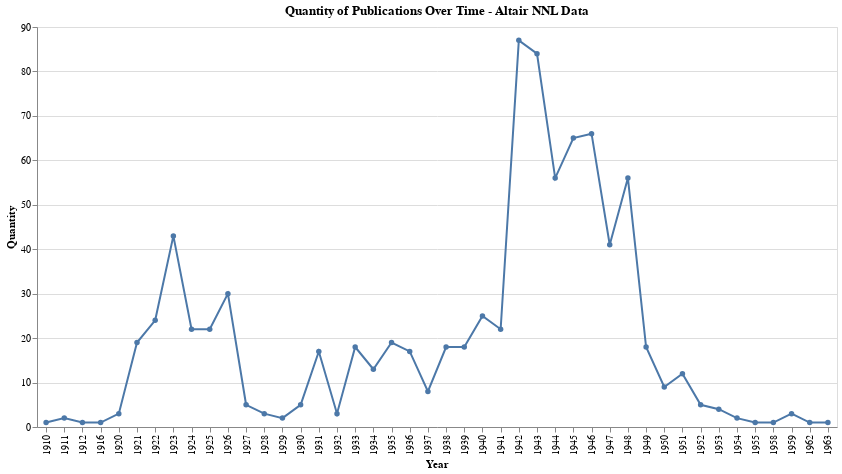

Write notebook code for a chart like this one.
### Code cell
import pandas as pd
import altair as alt

# Load the data
pl_data_df = pd.read_csv('../chroniclingamerica_csv/nnl_data.csv')

# Ensure the 'Date' column is in datetime format
pl_data_df['Date'] = pd.to_datetime(pl_data_df['date'])

# Group by year and count the number of publications
pl_data_df['Year'] = pl_data_df['Date'].dt.year
publications_per_year = pl_data_df.groupby('Year').size().reset_index(name='Quantity')

# Create the Altair chart
chart = alt.Chart(publications_per_year).mark_line(point=True).encode(
    x='Year:O',
    y='Quantity:Q',
    tooltip=['Year', 'Quantity']
).properties(
    title='Quantity of Publications Over Time - Altair NNL Data',
    width=800,
    height=400
).interactive()

chart

### Figure 1 — Vega-Lite specification as saved in the notebook (floating-point values rounded to 4 significant figures)
{"config": {"view": {"continuousWidth": 300, "continuousHeight": 300}}, "data": {"name": "data-b89a169b7f257590eb5cfc673c73342c"}, "mark": {"type": "line", "point": true}, "encoding": {"tooltip": [{"field": "Year", "type": "quantitative"}, {"field": "Quantity", "type": "quantitative"}], "x": {"field": "Year", "type": "ordinal"}, "y": {"field": "Quantity", "type": "quantitative"}}, "height": 400, "params": [{"name": "param_24", "select": {"type": "interval", "encodings": ["x", "y"]}, "bind": "scales"}], "title": "Quantity of Publications Over Time - Altair NNL Data", "width": 800, "$schema": "https://vega.github.io/schema/vega-lite/v5.8.0.json", "datasets": {"data-b89a169b7f257590eb5cfc673c73342c": [{"Year": 1910, "Quantity": 1}, {"Year": 1911, "Quantity": 2}, {"Year": 1912, "Quantity": 1}, {"Year": 1916, "Quantity": 1}, {"Year": 1920, "Quantity": 3}, {"Year": 1921, "Quantity": 19}, {"Year": 1922, "Quantity": 24}, {"Year": 1923, "Quantity": 43}, {"Year": 1924, "Quantity": 22}, {"Year": 1925, "Quantity": 22}, {"Year": 1926, "Quantity": 30}, {"Year": 1927, "Quantity": 5}, {"Year": 1928, "Quantity": 3}, {"Year": 1929, "Quantity": 2}, {"Year": 1930, "Quantity": 5}, {"Year": 1931, "Quantity": 17}, {"Year": 1932, "Quantity": 3}, {"Year": 1933, "Quantity": 18}, {"Year": 1934, "Quantity": 13}, {"Year": 1935, "Quantity": 19}, {"Year": 1936, "Quantity": 17}, {"Year": 1937, "Quantity": 8}, {"Year": 1938, "Quantity": 18}, {"Year": 1939, "Quantity": 18}, {"Year": 1940, "Quantity": 25}, {"Year": 1941, "Quantity": 22}, {"Year": 1942, "Quantity": 87}, {"Year": 1943, "Quantity": 84}, {"Year": 1944, "Quantity": 56}, {"Year": 1945, "Quantity": 65}, {"Year": 1946, "Quantity": 66}, {"Year": 1947, "Quantity": 41}, {"Year": 1948, "Quantity": 56}, {"Year": 1949, "Quantity": 18}, {"Year": 1950, "Quantity": 9}, {"Year": 1951, "Quantity": 12}, {"Year": 1952, "Quantity": 5}, {"Year": 1953, "Quantity": 4}, {"Year": 1954, "Quantity": 2}, {"Year": 1955, "Quantity": 1}, {"Year": 1958, "Quantity": 1}, {"Year": 1959, "Quantity": 3}, {"Year": 1962, "Quantity": 1}, {"Year": 1963, "Quantity": 1}]}}
